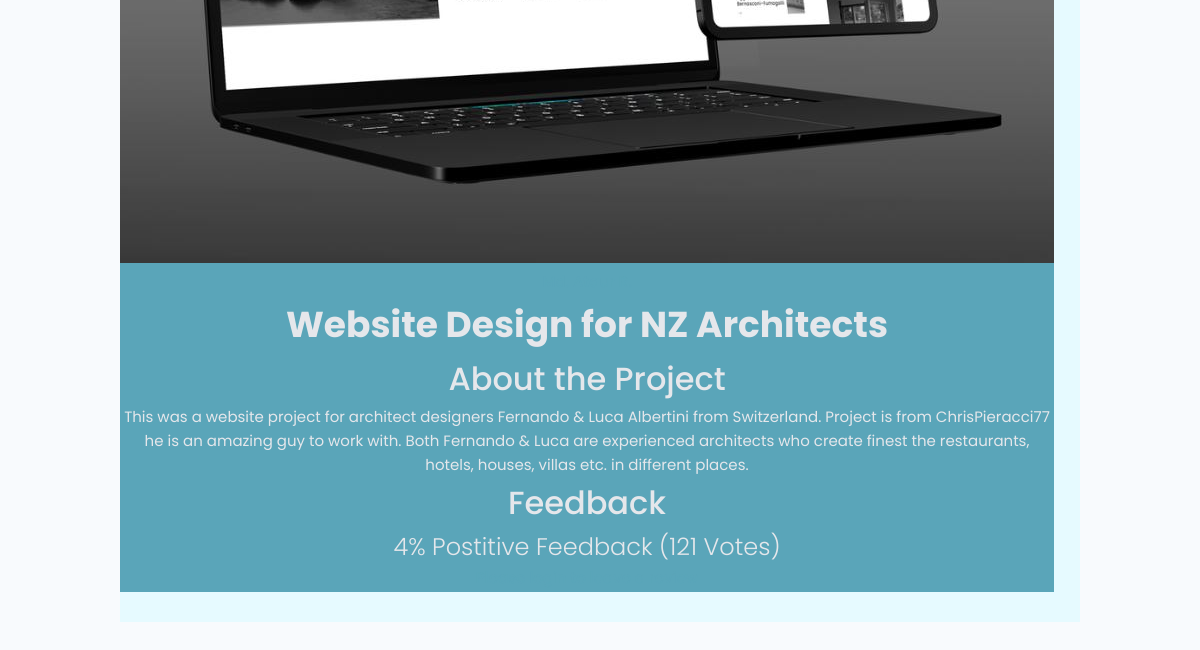
Page /projects/project/2/ (lower part) on the earlier database version.
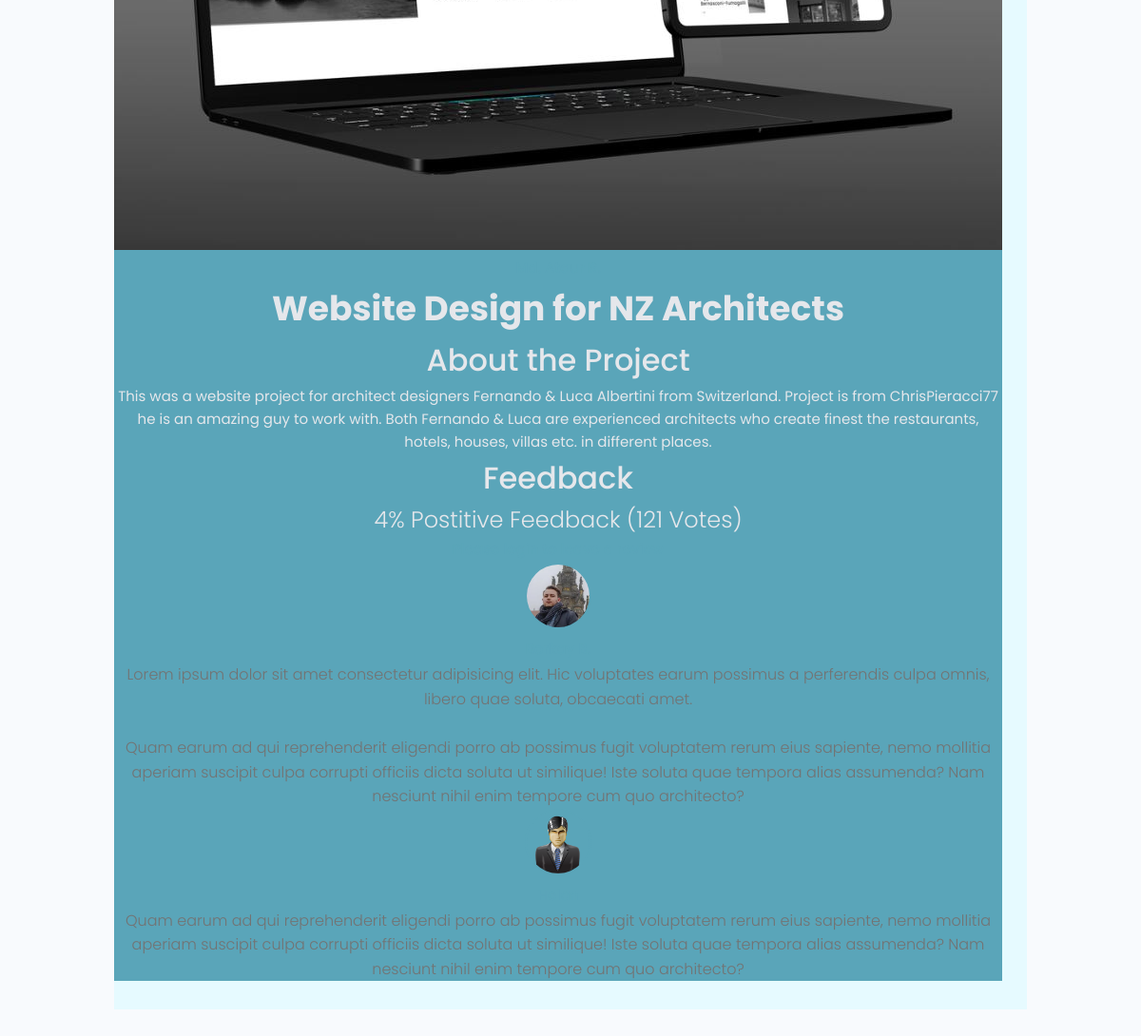
Same page on the later database version.
### projects/models.py (models this page shows, shortened)
class Review(models.Model):
    VOTE_TYPE = (
        ('up', 'Up Vote'),
        ('down', 'Down Vote')
    )
    owner = models.ForeignKey(Profile, on_delete=models.CASCADE, null=True)
    project = models.ForeignKey(Project, on_delete=models.CASCADE)
    body = models.TextField(null=True, blank=True)
    value = models.CharField(max_length=200, choices=VOTE_TYPE)
    created = models.DateTimeField(auto_now_add=True)
    class Meta:
        unique_together = [['owner', 'project']]

### users/models.py (models this page shows, shortened)
class Profile(models.Model):
    user = models.OneToOneField(User, on_delete=models.CASCADE, null=True, blank=True)
    name = models.CharField(max_length=200, blank=True, null=True)
    email = models.EmailField(max_length=500, blank=True, null=True)
    username = models.CharField(max_length=200, blank=True, null=True)
    short_info = models.CharField(max_length=200, blank=True, null=True)
    bio = models.TextField(blank=True, null=True)
    profile_image = models.ImageField(blank=True, null=True, upload_to='profiles/', default="profiles/user-default.png")
    social_github = models.CharField(max_length=200, blank=True, null=True)
    social_youtube = models.CharField(max_length=200, blank=True, null=True)
    social_website = models.CharField(max_length=200, blank=True, null=True)
    created = models.DateTimeField(auto_now_add=True)

### projects/views.py (the view, shortened to what this page needs)
# urls.py: path('project/<str:pk>/', views.project, name="project"),
def project(request, pk):
    project_obj = Project.objects.get(id=pk)
    form = ReviewForm()
    return render(request, 'projects/single-project.html', {'project': project_obj, 'form': form})

### projects/models.py (called while the page is built)
    def reviewers(self):
        queryset = self.review_set.all().values_list('owner__id', flat=True)
        return queryset

    def __str__(self):
        return self.name

### projects/templates/projects/single-project.html (shortened to what this page needs)
{% extends 'projects/base.html' %}
{% block content %}
  <main class="singleProject my-md">
    <div class="container">
      <div class="layout">
        <div class="column column--2of3">
          <img class="singleProject__preview" src="{{ project.featured_image.url }}" alt="portfolio thumbnail" />
          <a href="profile.html" class="singleProject__developer">{{ project.owner.name }}</a>
          <h2 class="singleProject__title">{{ project.title }}</h2>
          <h3 class="singleProject__subtitle">About the Project</h3>
          <div class="singleProject__info">{{ project.description }}</div>
          <div class="comments">
            <h3 class="singleProject__subtitle">Feedback</h3>
            <h5 class="project--rating">
              {{ project.vote_ratio }}% Postitive
                    Feedback ({{ project.vote_total }} Vote{{ project.vote_total|pluralize:'s' }})
            </h5>
            {% if request.user.profile.id in project.reviewers %}
            <p>You have alredy submitted your review for this project</p>
            {% elif request.user.profile == project.owner %}
            <p>Your review your work</p>
            {% else %}
            <a href="{% url 'login' %}">Please login to leave a review</a>
            {% endif %}
            <div class="commentList">
              {% for review in project.review_set.all %}
              {% if review.body %}
              <div class="comment">
                <a href="{% url 'user_profile' review.owner.id %}">
                  <img class="avatar avatar--md"
                    src="{{ review.owner.profile_image.url }}" alt="user" />
                </a>
                <div class="comment__details">
                  <a href="profile.html" class="comment__author">{{ review.owner.name }}</a>
                  <p class="comment__info">{{ review.body|linebreaksbr }}</p>
                </div>
              </div>
              {% endif %}
              {% endfor %}
            </div>
          </div>
        </div>
      </div>
    </div>
  </main>
{% endblock %}

Differences in the rows shown:
added Review: owner.profile_image (picture), body "Lorem ipsum dolor sit amet consectetur adipisicing elit. Hic voluptates earum possimus a perferendis culpa omnis, libero quae soluta, obcaecati amet. Quam earum ad qui reprehenderit eligendi porro ab possimus fugit voluptatem rerum eius sapiente, nemo mollitia aperiam suscipit culpa corrupti officiis dicta soluta ut similique! Iste soluta quae tempora alias assumenda? Nam nesciunt nihil enim tempore cum quo architecto?"
added Review: owner.profile_image (placeholder picture), body "Quam earum ad qui reprehenderit eligendi porro ab possimus fugit voluptatem rerum eius sapiente, nemo mollitia aperiam suscipit culpa corrupti officiis dicta soluta ut similique! Iste soluta quae tempora alias assumenda? Nam nesciunt nihil enim tempore cum quo architecto?"
